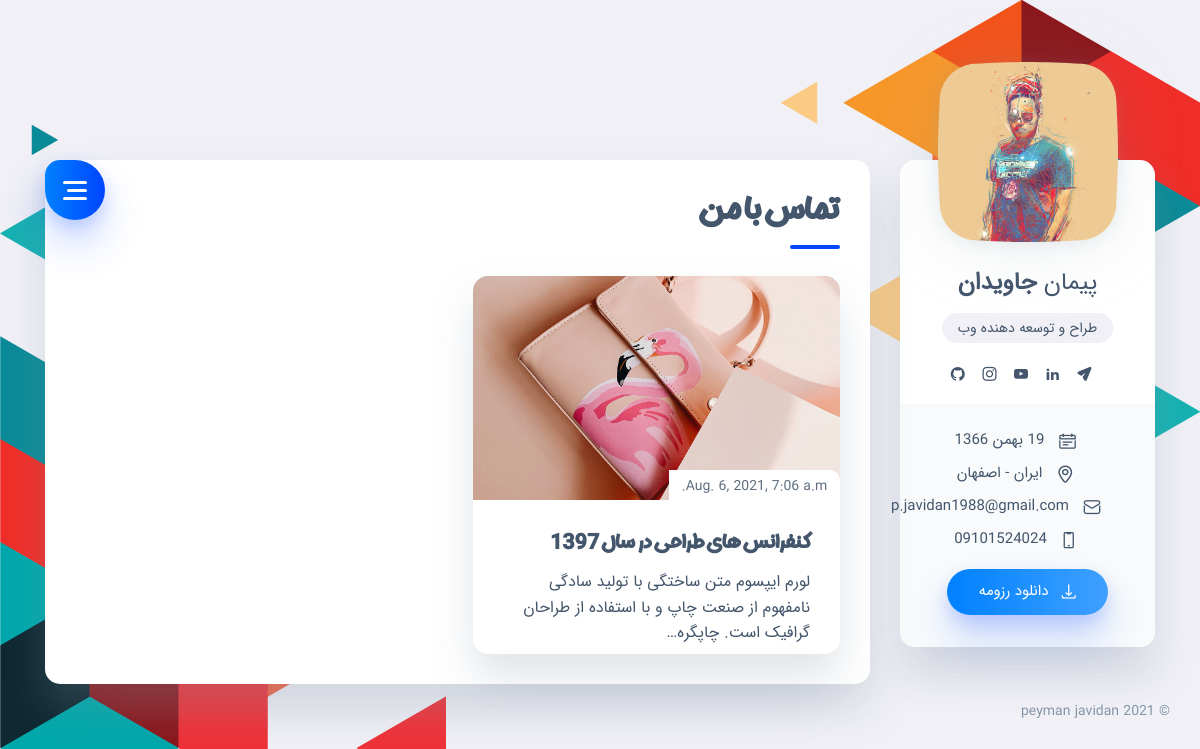
Screenshot of /blog/ with the database file from the repository.
### home/models.py (models this page shows, shortened)
class Setting(models.Model):
    STATUS = (
        ('True', 'True'),
        ('False', 'False'),
    )
    name = models.CharField(max_length=150)
    last_name = models.CharField(max_length=150)
    keywords = models.CharField(max_length=255)
    description = models.CharField(max_length=255)
    address = models.CharField(max_length=250)
    phone = models.CharField(blank=True, max_length=15)
    email = models.CharField(blank=True, max_length=50)
    birth_day = models.CharField(max_length=150)
    birth_month = models.CharField(max_length=150)
    birth_year = models.CharField(max_length=150)
    icon = models.ImageField(blank=True, upload_to='images/Icons/%Y/%m/%d/')
    logo = models.ImageField(blank=True, upload_to='images/Logo/%Y/%m/%d/')
    profile_image = models.ImageField(blank=True, upload_to='images/Logo/%Y/%m/%d/')
    facebook = models.CharField(blank=True, max_length=150)
    github = models.CharField(blank=True, max_length=150)
    linkedin = models.CharField(blank=True, max_length=150)
    instagram = models.CharField(blank=True, max_length=150)
    twitter = models.CharField(blank=True, max_length=150)
    youtube = models.CharField(blank=True, max_length=150)
    whatsapp = models.CharField(blank=True, max_length=150)
    telegram = models.CharField(blank=True, max_length=150)
    instagram = models.CharField(blank=True, max_length=150)
    about = RichTextUploadingField(blank=True)
    footer_text = models.CharField(max_length=150)
    contact = RichTextUploadingField(blank=True)
    references = RichTextUploadingField(blank=True)
    status = models.CharField(max_length=10, choices=STATUS)
    create_at = jmodels.jDateField(auto_now_add=True)
    update_at = jmodels.jDateField(auto_now=True)

class Blog(models.Model):
    title = models.CharField(max_length=255)
    img = models.ImageField(blank=True, upload_to='images/blog/%Y/%m/%d/')
    description = RichTextUploadingField()
    create_at = models.DateTimeField(auto_now_add=True)
    update_at = models.DateTimeField(auto_now=True)
    class Meta:
        verbose_name = 'Blog'
        verbose_name_plural = 'Blog'

### home/views.py (the view)
# urls.py: 2. Add a URL to urlpatterns:  path('blog/', include('blog.urls'))
def blog(request):
    blog = Blog.objects.order_by('title')
    setting = Setting.objects.get(pk=1)
    context = {
        'blog': blog,
        'setting': setting,
    }
    return render(request, 'all_blogs.html', context)

### home/templates/all_blogs.html (shortened to what this page needs)
{% extends 'homebase.html' %}
{% load static %}
{% block body %}
{% load jformat %}
    <main class="main">
        <div class="container gutter-top">
            <div class="row sticky-parent">
                <aside class="col-12 col-md-12 col-xl-3">
                    <div class="sidebar box pb-0 sticky-column">
                        <svg class="avatar avatar--180" viewBox="0 0 188 188">
                            <g class="avatar__box">
                                <image xlink:href="{{ setting.profile_image.url }}" height="100%" width="100%"/>
                            </g>
                        </svg>
                        <div class="text-center">
                            <h3 class="title title--h3 sidebar__user-name"><span
                                    class="weight--500">{{ setting.name }}</span>
                                {{ setting.last_name }}
                            </h3>
                            <div class="badge badge--gray">{{ setting.description }}</div>
                            <div class="social">
                                <a class="social__link" href="{{ setting.telegram }}"><i
                                        class="font-icon icon-send"></i></a>
                                <a class="social__link" href="{{ setting.linkedin }}"><i
                                        class="font-icon icon-linkedin2"></i></a>
                                <a class="social__link" href="{{ setting.youtube }}"><i
                                        class="font-icon icon-youtube"></i></a>
                                <a class="social__link" href="{{ setting.instagram }}"><i
                                        class="font-icon icon-instagram"></i></a>
                                <a class="social__link" href="{{ setting.github }}"><i
                                        class="font-icon icon-github"></i></a>
                            </div>
                        </div>
                        <div class="sidebar__info box-inner box-inner--rounded">
                            <ul class="contacts-block">
                                <li class="contacts-block__item" data-toggle="tooltip" data-placement="top"
                                    title="تاریخ تولد">
                                    <i class="font-icon icon-calendar"></i>{{ setting.birth_day }} {{ setting.birth_month }} {{ setting.birth_year }}
                                </li>
                                <li class="contacts-block__item" data-toggle="tooltip" data-placement="top"
                                    title="آدرس">
                                    <i class="font-icon icon-location"></i>{{ setting.address }}
                                </li>
                                <li class="contacts-block__item" data-toggle="tooltip" data-placement="top"
                                    title="ایمیل">
                                    <a href="mailto:example@mail.com"><i
                                            class="font-icon icon-envelope"></i>{{ setting.email }}</a>
                                </li>
                                <li class="contacts-block__item" data-toggle="tooltip" data-placement="top"
                                    title="تلفن">
                                    <i class="font-icon icon-phone"></i>{{ setting.phone }}
                                </li>
                            </ul>
                            <a class="btn btn--blue-gradient" href="#"><i class="font-icon icon-download"></i> دانلود
                                رزومه</a>
                        </div>
                    </div>
                </aside>
                <div class="col-12 col-md-12 col-xl-9">
                    <div class="box pb-0">
                        <div class="circle-menu">
                            <div class="hamburger">
                                <div class="line"></div>
                                <div class="line"></div>
                                <div class="line"></div>
                            </div>
                        </div>
                        <div class="inner-menu">
                        </div>
                        <div class="pb-2">
                            <h1 class="title title--h1 title__separate">تماس با من</h1>
                        </div>
                        <div class="news-grid pb-0">
                            {% for rs in blog %}
                            <article class="news-item box">
                                <div class="news-item__image-wrap overlay overlay--45">
                                    <div class="news-item__date">{{ rs.create_at|jformat:"%Y/%m/%d" }}</div>
                                    <a class="news-item__link" href="/blog/{{ rs.id }}"></a>
                                    <img class="cover lazyload" src="{{ rs.img.url }}" alt=""/>
                                </div>
                                <div class="news-item__caption">
                                    <h2 class="title title--h4">{{ rs.title }}</h2>
                                    {{ rs.description|striptags|truncatechars:100|safe }}
                                </div>
                            </article>
                            {% endfor %}
                        </div>
                    </div>
                </div>
                <footer class="footer">{{ setting.footer_text }}</footer>
            </div>
        </div>
    </main>
    </body>
    </html>
{% endblock body %}

### home/static/styles/rtl.css (style rules this page uses)
body, .sidebar__user-name,.tooltip-inner { font-family: 'IS'; }
h1, h2, h3, h4, h5, h6, .review-item .title, .news-item .title, .header-post .title { font-family: 'sarb'; }
html, body { direction: rtl; text-align: right; }
.bg-triangles { background-image: url(../images/triangles-top.png), url(../images/triangles-bottom.png); background-position: right top, left bottom; }
.social__link { margin-left: initial; margin-right: .8rem; }
.contacts-block .font-icon { margin-right: initial; margin-left: .875rem; }
.btn .font-icon { margin-right: initial; margin-left: .5rem; }
.circle-menu { right: initial; left: 0; border-radius: .937rem 50% 50% 50%; }
.inner-menu { padding-right: initial; padding-left: 2rem; right: initial; left: 0; }
.title__separate::before { left: initial; right: 0; }
.contacts-block { padding-left: initial; padding-right: 0; }

### rows the page displays
Setting: name "پیمان", last_name "جاویدان", description "طراح و توسعه دهنده وب", birth_month "بهمن", birth_year "1366", address "ایران - اصفهان", email "p.javidan1988@gmail.com", phone "09101524024", footer_text "© 2021 peyman javidan"
Blog: create_at|jformat "Aug. 6, 2021, 7:06 a.m.", img (picture), title "کنفرانس های طراحی در سال 1397", description "لورم ایپسوم متن ساختگی با تولید سادگی نامفهوم از صنعت چاپ و با استفاده از طراحان گرافیک است. چاپگره…"
